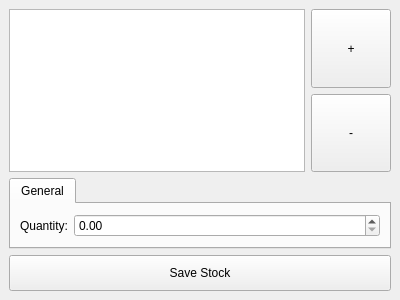
<?xml version="1.0" encoding="UTF-8"?>
<ui version="4.0">
 <class>AddStock</class>
 <widget class="QDockWidget" name="AddStock">
  <property name="geometry">
   <rect>
    <x>0</x>
    <y>0</y>
    <width>400</width>
    <height>300</height>
   </rect>
  </property>
  <property name="windowTitle">
   <string>Remove Stock</string>
  </property>
  <widget class="QWidget" name="main_widget">
   <layout class="QVBoxLayout" name="verticalLayout">
    <item>
     <layout class="QHBoxLayout" name="items_list_layout">
      <item>
       <widget class="QListView" name="items_list"/>
      </item>
      <item>
       <layout class="QVBoxLayout" name="button_layout">
        <item>
         <widget class="QPushButton" name="button_add_items">
          <property name="sizePolicy">
           <sizepolicy hsizetype="Fixed" vsizetype="Minimum">
            <horstretch>0</horstretch>
            <verstretch>0</verstretch>
           </sizepolicy>
          </property>
          <property name="minimumSize">
           <size>
            <width>36</width>
            <height>0</height>
           </size>
          </property>
          <property name="text">
           <string>+</string>
          </property>
         </widget>
        </item>
        <item>
         <widget class="QPushButton" name="button_remove_items">
          <property name="sizePolicy">
           <sizepolicy hsizetype="Fixed" vsizetype="Minimum">
            <horstretch>0</horstretch>
            <verstretch>0</verstretch>
           </sizepolicy>
          </property>
          <property name="minimumSize">
           <size>
            <width>36</width>
            <height>0</height>
           </size>
          </property>
          <property name="text">
           <string>-</string>
          </property>
         </widget>
        </item>
       </layout>
      </item>
     </layout>
    </item>
    <item>
     <widget class="QTabWidget" name="tab_widget_info">
      <property name="currentIndex">
       <number>0</number>
      </property>
      <widget class="QWidget" name="general_tab">
       <attribute name="title">
        <string>General</string>
       </attribute>
       <layout class="QVBoxLayout" name="verticalLayout_2">
        <item>
         <layout class="QHBoxLayout" name="layout_quantity">
          <item>
           <widget class="QLabel" name="label_quantity">
            <property name="sizePolicy">
             <sizepolicy hsizetype="Maximum" vsizetype="Preferred">
              <horstretch>0</horstretch>
              <verstretch>0</verstretch>
             </sizepolicy>
            </property>
            <property name="text">
             <string>Quantity:</string>
            </property>
           </widget>
          </item>
          <item>
           <widget class="QDoubleSpinBox" name="spin_quantity">
            <property name="maximum">
             <double>1000000.000000000000000</double>
            </property>
           </widget>
          </item>
         </layout>
        </item>
       </layout>
      </widget>
     </widget>
    </item>
    <item>
     <widget class="QPushButton" name="button_save_stock">
      <property name="minimumSize">
       <size>
        <width>0</width>
        <height>36</height>
       </size>
      </property>
      <property name="text">
       <string>Save Stock</string>
      </property>
     </widget>
    </item>
   </layout>
  </widget>
 </widget>
 <layoutdefault spacing="6" margin="9"/>
 <resources/>
 <connections/>
</ui>
